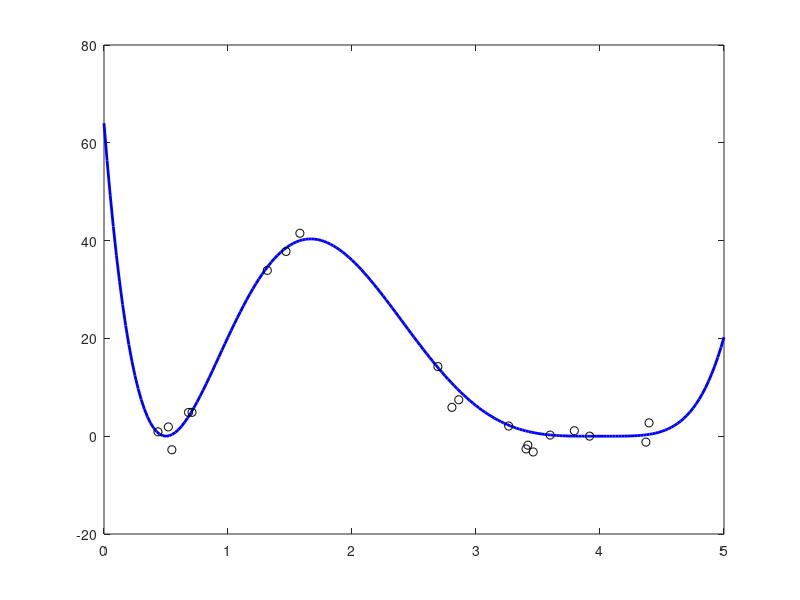

This figure's MATLAB source: (Note: this script raises an error after producing the figure.)
f = @(x) (x-4)^4 * (x-0.5)^2;
x0 = linspace(0,5,201);
y0 = arrayfun(f,x0);

plot(x0,y0,'-b', 'linewidth', 2)


m = 20;
x = 5*rand(m,1);
y = arrayfun(f,x) + 3*randn(m,1);
hold on
plot(x,y,'ok')
hold off

a = lsq(x,y,6);
pred_y = polyval(a, x0);
hold on
plot(x0, pred_y, '--r', 'linewidth', 2);
hold off
xlabel('x')
ylabel('y')
title('Fitted least squares solution')
saveas(gcf, 'polyfit.png')